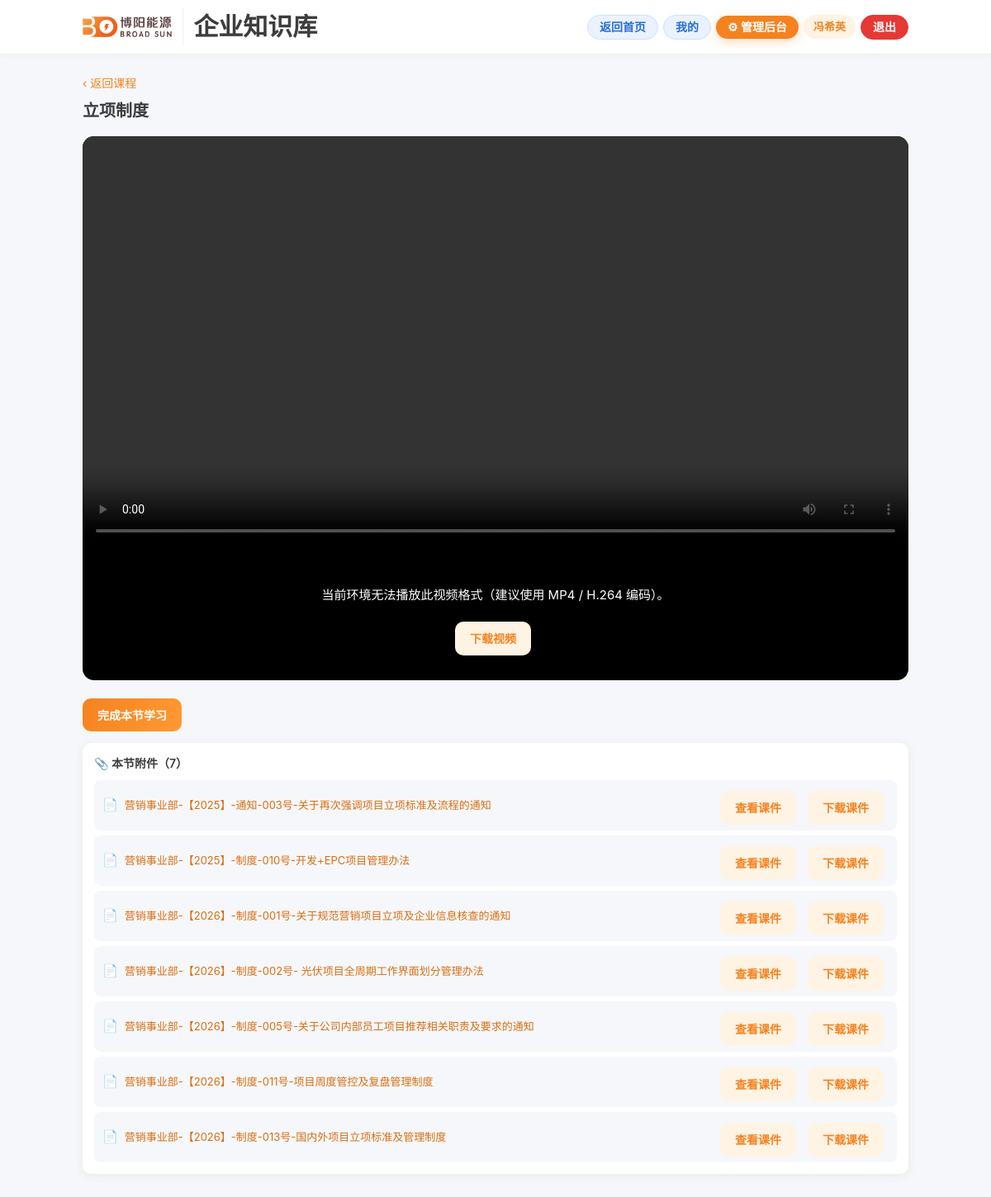
Page /material/56 (signed in) on the committed database.
### tables this page shows
CREATE TABLE users (
    id            INTEGER PRIMARY KEY AUTOINCREMENT,
    wecom_userid  TEXT UNIQUE,
    name          TEXT NOT NULL,
    dept          TEXT,
    avatar        TEXT,
    created_at    REAL DEFAULT 0
);

CREATE TABLE materials (
    id        INTEGER PRIMARY KEY AUTOINCREMENT,
    course_id INTEGER,
    type      TEXT,           -- video | doc | link
    title     TEXT NOT NULL,
    file_path TEXT,           -- 原始文件相对 uploads 的路径
    preview_path TEXT,        -- 转换后的 PDF 预览路径（可选）
    url       TEXT,           -- type=link 时外链
    duration  INTEGER DEFAULT 0,
    sort      INTEGER DEFAULT 0, attach_id INTEGER DEFAULT 0, unit_id INTEGER DEFAULT 0, course_title TEXT, lecturer TEXT, record_time TEXT,
    FOREIGN KEY (course_id) REFERENCES courses(id)
);

### app.py (the view)
@app.route("/material/<int:mid>")
def material(mid):
    u = ensure_user()
    if hasattr(u, "status_code"):
        return u
    m = db.get_material(mid)
    if not m:
        abort(404)
    co = db.get_course(m["course_id"])
    db.set_progress(u["id"], mid, "in_progress", 50)
    attach = []
    if m["type"] == "video":
        attach = [dict(x) for x in db.list_materials(m["course_id"])
                  if x["type"] != "video" and x["attach_id"] == m["id"]]
    return render_template("learn.html", m=m, co=co, attach=attach)

### app.py (called while the page is built)
@app.before_request
def load_context():
    g.user = db.get_user(session.get("uid")) if session.get("uid") else None
    g.admin = session.get("admin") is True
    g.wecom_enabled = config.WECOM_ENABLED

@app.context_processor
def inject():
    return dict(user=g.user, admin=g.admin, wecom_enabled=config.WECOM_ENABLED,
                public_base=config.PUBLIC_BASE_URL, max_upload_mb=config.MAX_UPLOAD_MB)

def ensure_user():
    if g.user:
        return g.user
    if config.WECOM_ENABLED:
        redir = config.PUBLIC_BASE_URL or request.host_url.rstrip("/")
        return redirect(wecom.authorize_url(redir + url_for("wecom_callback")))
    return redirect(url_for("login"))

### db.py (called while the page is built)
def get_conn():
    os.makedirs(os.path.dirname(config.DB_PATH), exist_ok=True)
    conn = sqlite3.connect(config.DB_PATH)
    conn.row_factory = sqlite3.Row
    conn.execute("PRAGMA foreign_keys = ON")
    return conn

def now():
    return time.time()

def fetch_one(sql, args=()):
    conn = get_conn()
    row = conn.execute(sql, args).fetchone()
    conn.close()
    return row

def fetch_all(sql, args=()):
    conn = get_conn()
    rows = conn.execute(sql, args).fetchall()
    conn.close()
    return rows

def execute(sql, args=()):
    conn = get_conn()
    cur = conn.execute(sql, args)
    conn.commit()
    last = cur.lastrowid
    conn.close()
    r2store.sync_db_to_r2()
    return last

def get_user(uid):
    return fetch_one("SELECT * FROM users WHERE id=?", (uid,))

def get_course(cid):
    return fetch_one("SELECT * FROM courses WHERE id=?", (cid,))

def list_materials(course_id):
    return fetch_all("SELECT * FROM materials WHERE course_id=? ORDER BY sort, id", (course_id,))

def get_material(mid):
    return fetch_one("SELECT * FROM materials WHERE id=?", (mid,))

def get_progress(user_id, material_id):
    return fetch_one(
        "SELECT * FROM progress WHERE user_id=? AND material_id=?", (user_id, material_id)
    )

def set_progress(user_id, material_id, status, pct=0):
    existing = get_progress(user_id, material_id)
    t = now()
    if existing:
        execute(
            "UPDATE progress SET status=?, pct=?, updated_at=? WHERE user_id=? AND material_id=?",
            (status, pct, t, user_id, material_id),
        )
    else:
        execute(
            "INSERT INTO progress(user_id,material_id,status,pct,updated_at) VALUES(?,?,?,?,?)",
            (user_id, material_id, status, pct, t),
        )

### templates/learn.html (shortened to what this page needs)
{% extends "base.html" %}
{% block body %}
<div class="page-head">
  <a class="back" href="{{ url_for('course', cid=co.id) }}">‹ 返回课程</a>
  <h1>{{ (m.course_title or co.title) if (m.type == 'video' and co) else m.title }}</h1>
</div>
<div class="learn-player">
  {% if m.type == 'video' %}
    <video id="player" controls preload="metadata"
           src="{{ url_for('uploads', filename=m.file_path) }}"></video>
    <div id="vidErr" class="doc-fallback" style="display:none">
      <p>当前环境无法播放此视频格式（建议使用 MP4 / H.264 编码）。</p>
      <a class="btn" href="{{ url_for('uploads', filename=m.file_path) }}" download>下载视频</a>
    </div>
  {% elif m.type == 'doc' and m.preview_path %}
    <iframe class="doc-frame" src="{{ url_for('uploads', filename=m.preview_path) }}"></iframe>
  {% elif m.type == 'doc' %}
    <div class="doc-fallback">
      <p>当前环境暂不支持在线预览该格式，请下载后查看。</p>
      <a class="btn" href="{{ url_for('uploads', filename=m.file_path) }}" download>下载课件</a>
    </div>
  {% elif m.type == 'link' %}
    <iframe class="doc-frame" src="{{ m.url }}"></iframe>
  {% endif %}
</div>
<div class="learn-actions">
  <button class="btn btn-primary" id="finishBtn">完成本节学习</button>
</div>
{% if m.type == 'video' and attach %}
<div class="learn-attach">
  <div class="attach-head">📎 本节附件（{{ attach|length }}）</div>
  {% for a in attach %}
  <div class="attach-row">
    <span class="mat-type">📄</span>
    <span class="attach-name">{{ a.title }}</span>
    <a class="btn" href="{{ url_for('material', mid=a.id) }}">查看课件</a>
    <a class="btn" href="{{ url_for('uploads', filename=a.file_path) }}" download>下载课件</a>
  </div>
  {% endfor %}
</div>
{% endif %}
{% endblock %}

### templates/base.html (shortened to what this page needs)
<!DOCTYPE html>
<html lang="zh-CN">
<head>
<link rel="stylesheet" href="{{ url_for('static', filename='css/style.css') }}">
</head>
<body>
<div class="app">
  {% if not hide_topbar %}
  <header class="topbar">
    <div class="topbar-inner">
      <a class="brand" href="{{ url_for('home') }}">
        <img class="brand-logo" src="{{ url_for('static', filename='img/logo.png') }}" alt="博阳能源 BROAD SUN">
        <span class="brand-text">企业知识库</span>
      </a>
      <div class="topbar-right">
        {% if user %}
        <a class="topnav-btn {{ 'active' if request.endpoint=='home' }}" href="{{ url_for('home') }}">返回首页</a>
        <a class="topnav-btn {{ 'active' if request.endpoint=='my' }}" href="{{ url_for('my') }}">我的</a>
        {% endif %}
        <a class="btn-admin" href="{{ url_for('admin_login') }}">⚙ 管理后台</a>
        {% if user %}
        <span class="user-chip">{{ user.name }}{% if admin %} · 管理员{% endif %}</span>
        <a class="topnav-btn topnav-logout" href="{{ url_for('logout') }}">退出</a>
        {% endif %}
      </div>
    </div>
  </header>
  {% endif %}
  <main class="content{% if hide_topbar %} no-topbar{% endif %}">
    {% block body %}{% endblock %}
  </main>
</div>
</body>
</html>

### static/css/style.css (style rules this page uses)
:root { --primary:#F5821F; --primary-d:#D96E12; --primary-l:#FFF3E4; --primary-ll:#FFF9F2; --bg:#F5F7FA; --card:#fff; --text:#3D3D3F; --sub:#8B8F99; --ok:#22B573; --warn:#F5A623; --line:#EDEFF3; --radius:14px; --shadow:0 2px 12px rgba(80,55,20,.07); --shadow-lg:0 8px 30px rgba(80,55,20,.10); --gutter:100px; }
* { box-sizing:border-box;-webkit-tap-highlight-color:transparent }
html,body { margin:0;padding:0;width:100% }
body { font-family:-apple-system,BlinkMacSystemFont,"PingFang SC","Microsoft YaHei",sans-serif; background:var(--bg);color:var(--text);font-size:15px;line-height:1.5;min-height:100vh }
a { color:inherit;text-decoration:none }
img { max-width:100% }
.app { width:100%;min-height:100vh;background:var(--bg);display:flex;flex-direction:column }
.topbar { position:sticky;top:0;z-index:20;background:#fff; border-bottom:1px solid var(--line);box-shadow:0 1px 8px rgba(80,55,20,.05) }
.topbar-inner { width:100%;padding:10px var(--gutter); display:flex;align-items:center;justify-content:space-between;gap:16px }
.brand { display:flex;align-items:center;gap:12px;min-width:0 }
.brand-logo { height:25px;width:auto;display:block }
.brand-text { font-weight:700;font-size:30px;color:var(--text); padding-left:12px;border-left:1px solid var(--line);white-space:nowrap }
.topbar-right { display:flex;align-items:center;gap:6px }
.btn-admin { display:inline-flex;align-items:center;gap:4px;background:var(--primary);color:#fff; font-size:14px;font-weight:600;padding:7px 14px;border-radius:20px;line-height:1;white-space:nowrap; box-shadow:0 4px 12px rgba(245,130,31,.28) }
.topnav-btn { display:inline-flex;align-items:center;font-size:14px;font-weight:600;line-height:1; padding:7px 14px;border-radius:20px;text-decoration:none;cursor:pointer;white-space:nowrap; color:#2C6ED5;background:#EAF2FF;border:1px solid #CFE0FF }
.topnav-logout { color:#fff;background:#E53935;border-color:#E53935 }
.user-chip { font-size:13px;color:var(--primary);background:var(--primary-l); padding:5px 12px;border-radius:20px;font-weight:600;white-space:nowrap }
.content { flex:1;width:100%;padding:18px var(--gutter) 30px }
.btn { display:inline-block;text-align:center;padding:10px 18px;border-radius:10px; background:var(--primary-l);color:var(--primary);font-weight:600;border:none;cursor:pointer; font-size:14px;margin:6px 6px 0 0 }
.btn-primary { background:linear-gradient(120deg,var(--primary),#FF9A33);color:#fff }
.page-head { width:100%;padding:6px 0 16px }
.page-head h1 { font-size:20px;margin:6px 0 0 }
.back { color:var(--primary);font-size:14px }
.mat-type { font-size:20px }
.learn-attach { margin-top:14px;background:var(--card);border-radius:10px;padding:14px;box-shadow:var(--shadow) }
.attach-head { font-weight:600;font-size:14px;margin-bottom:10px }
.learn-attach .attach-row { background:var(--bg) }
.learn-player { background:#000;border-radius:var(--radius);overflow:hidden;min-height:320px }
.learn-player video,.doc-frame { width:100%;display:block }
.doc-fallback { padding:30px 16px;text-align:center;color:#fff }
.learn-actions { margin-top:16px }
.mat-type { font-size:15px }
.attach-row { display:flex;align-items:center;gap:8px;padding:7px 10px;margin-bottom:6px; background:var(--primary-l);border-radius:8px }
.attach-row:last-child { margin-bottom:0 }
.attach-row .mat-type { font-size:15px }
.attach-name { flex:1;min-width:0;font-size:13px;color:var(--primary-d);text-decoration:none; overflow:hidden;text-overflow:ellipsis;white-space:nowrap }

### rows in the picture
users: name "冯希英"
materials: type+course_title "立项制度"
materials: title "营销事业部-【2025】-通知-003号-关于再次强调项目立项标准及流程的通知"
materials: title "营销事业部-【2025】-制度-010号-开发+EPC项目管理办法"
materials: title "营销事业部-【2026】-制度-001号-关于规范营销项目立项及企业信息核查的通知"
materials: title "营销事业部-【2026】-制度-002号- 光伏项目全周期工作界面划分管理办法"
materials: title "营销事业部-【2026】-制度-005号-关于公司内部员工项目推荐相关职责及要求的通知"
materials: title "营销事业部-【2026】-制度-011号-项目周度管控及复盘管理制度"
materials: title "营销事业部-【2026】-制度-013号-国内外项目立项标准及管理制度"

### other values in the picture
{{ attach|length }} "7"
